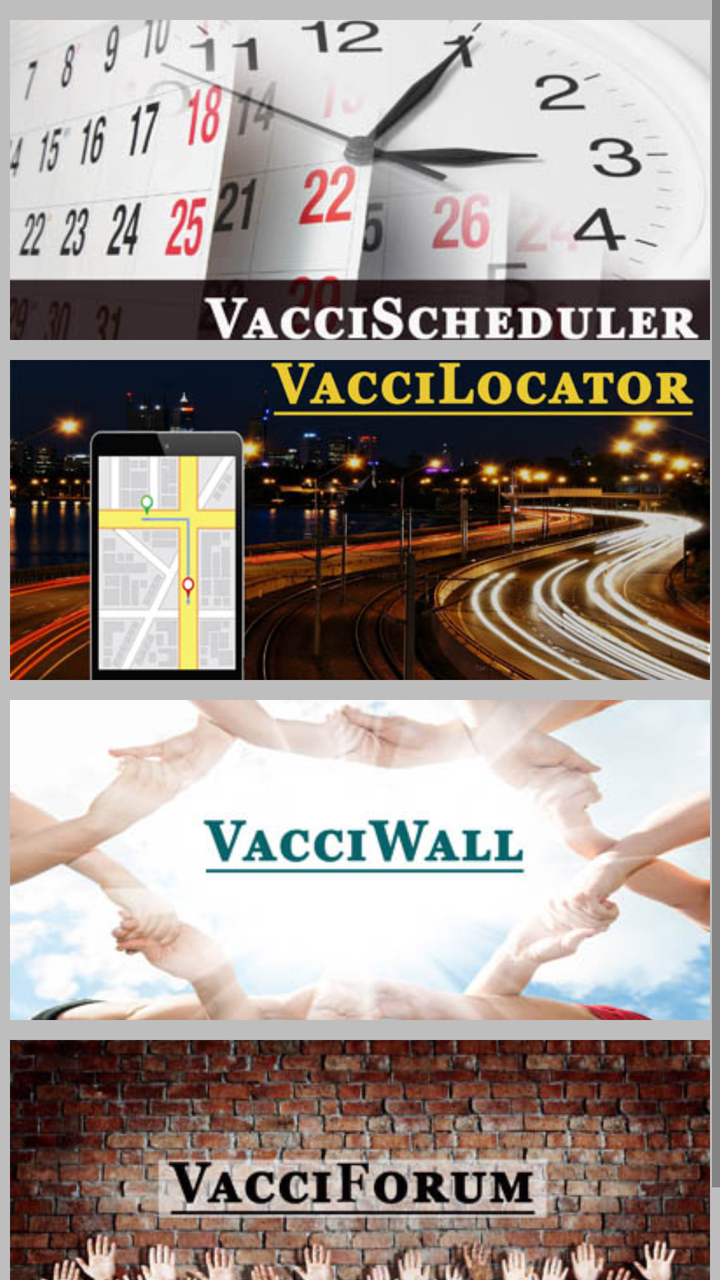
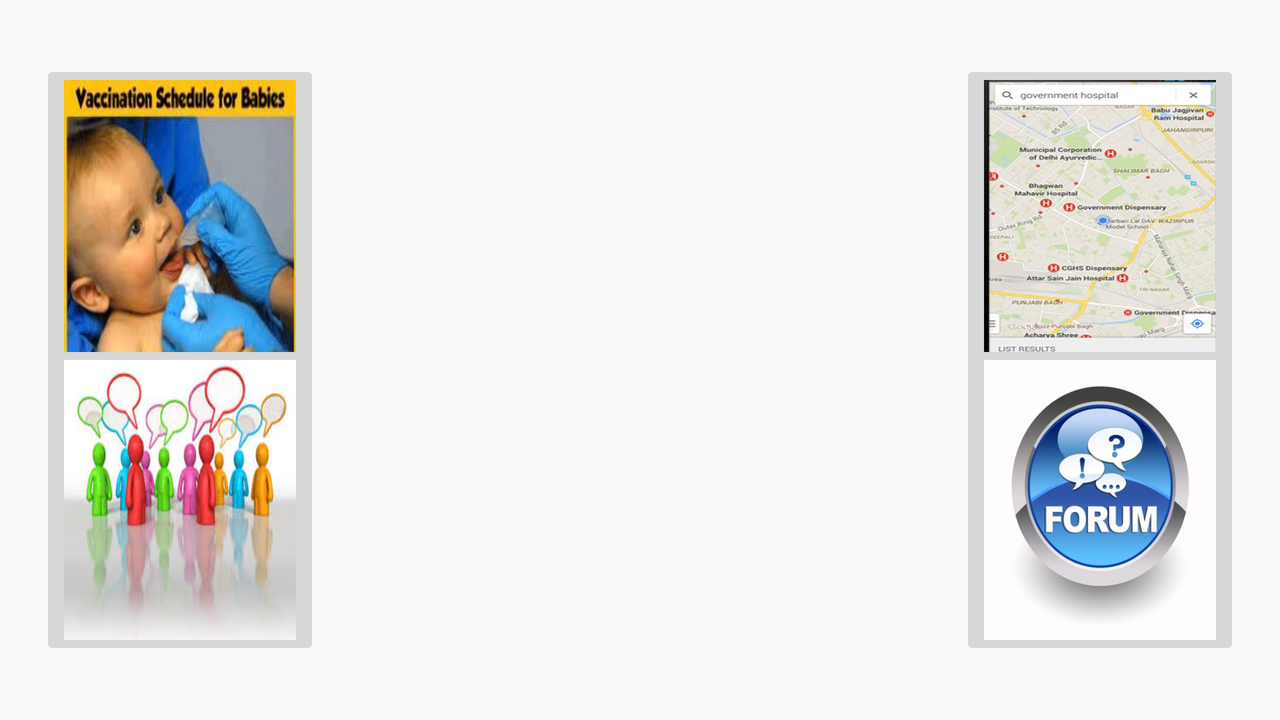

Two renders of one Android screen. The first uses the default layout on a phone; the second uses the alternative layout the repository ships for a different screen configuration, on a matching device. The two XML files are below.
<!-- AndroidManifest.xml: application theme AppTheme -->
<!-- res/layout/fragment_home_page.xml -->
<RelativeLayout xmlns:android="http://schemas.android.com/apk/res/android"
    xmlns:tools="http://schemas.android.com/tools" android:layout_width="match_parent"
    android:layout_height="match_parent" tools:context="richa.osahub.com.vaccikaranapp.HomeFragment"
    android:background="#461f1e20">


    <ScrollView
        android:layout_width="match_parent"
        android:layout_height="match_parent"
        android:id="@+id/scrollView3"
        android:fillViewport="true"
        android:layout_alignParentTop="true"
        android:layout_alignParentLeft="true"
        android:layout_alignParentStart="true">

        <LinearLayout
            android:orientation="vertical"
            android:layout_height="match_parent"
            android:layout_width="match_parent">
            <LinearLayout
                android:orientation="vertical"
                android:layout_width="match_parent"
                android:layout_height="0dp"
                android:layout_alignParentTop="true"
                android:layout_alignParentLeft="true"
                android:layout_alignParentStart="true"
                android:layout_weight="1"
                android:id="@+id/schedule"
                android:layout_marginTop="10dp"
                android:layout_marginLeft="5dp"
                android:layout_marginRight="5dp">

                <ImageView
                    android:layout_width="match_parent"
                    android:layout_height="160dp"
                    android:id="@+id/img1"
                    android:scaleType="centerCrop"
                    android:src="@drawable/finalvaccischeduler" />
              
            </LinearLayout>

            <LinearLayout
                android:orientation="vertical"
                android:layout_width="match_parent"
                android:layout_height="0dp"
                android:layout_alignParentTop="true"
                android:layout_alignParentLeft="true"
                android:layout_alignParentStart="true"
                android:layout_weight="1"
                android:id="@+id/locator"
                android:layout_marginLeft="5dp"
                android:layout_marginRight="5dp"
                android:layout_marginTop="10dp">

                <ImageView
                    android:layout_width="match_parent"
                    android:layout_height="160dp"
                    android:id="@+id/img2"
                    android:saveEnabled="false"
                    android:scaleType="centerCrop"
                    android:src="@drawable/locator1" />
              
            </LinearLayout>
            <LinearLayout
                android:orientation="vertical"
                android:layout_width="match_parent"
                android:layout_height="0dp"
                android:layout_alignParentTop="true"
                android:layout_alignParentLeft="true"
                android:layout_alignParentStart="true"
                android:layout_weight="1"
                android:id="@+id/wall"
                android:layout_marginTop="10dp"
                android:layout_marginLeft="5dp"
                android:layout_marginRight="5dp">

                <ImageView
                    android:layout_width="match_parent"
                    android:layout_height="160dp"
                    android:id="@+id/img3"
                    android:scaleType="centerCrop"
                    android:src="@drawable/vacciwall1" />
               
            </LinearLayout>
            <LinearLayout
                android:orientation="vertical"
                android:layout_width="match_parent"
                android:layout_height="0dp"
                android:layout_alignParentTop="true"
                android:layout_alignParentLeft="true"
                android:layout_alignParentStart="true"
                android:layout_weight="1"
                android:id="@+id/forum"
                android:layout_marginTop="10dp"
                android:baselineAligned="false"
                android:layout_marginRight="5dp"
                android:layout_marginLeft="5dp"
                android:layout_marginBottom="10dp">

                <ImageView
                    android:layout_width="match_parent"
                    android:layout_height="160dp"
                    android:id="@+id/img4"
                    android:scaleType="centerCrop"
                    android:src="@drawable/vacciforum" />
           
            </LinearLayout>

        </LinearLayout>
    </ScrollView>


</RelativeLayout>
<!-- resources referenced by this layout -->
<resources>
  <!-- drawable finalvaccischeduler: jpg bitmap (drawable, 39723 bytes) -->
  <!-- drawable locator1: jpg bitmap (drawable, 56997 bytes) -->
  <!-- drawable vacciforum: jpg bitmap (drawable, 50293 bytes) -->
  <!-- drawable vacciwall1: jpg bitmap (drawable, 26434 bytes) -->
  <!-- from res/values-v21/ -->
  <style name="AppTheme" parent="Theme.AppCompat.Light.DarkActionBar">
          <item name="android:colorPrimaryDark">#fe00</item>
          <item name="android:colorPrimary">#ff03</item>
  
          
      </style>
</resources>
<!-- res/layout-land/fragment_home_page.xml (the repository's variant of the layout above) -->
<!-- drawn on the phone turned sideways -->
<FrameLayout xmlns:android="http://schemas.android.com/apk/res/android"
    xmlns:tools="http://schemas.android.com/tools" android:layout_width="match_parent"
    android:layout_height="match_parent" tools:context="richa.osahub.com.vaccikaranapp.HomePage"
    >

    

    <ImageButton
        android:layout_width="140dp"
        android:layout_height="160dp"
        android:id="@+id/schedule"
        android:layout_gravity="left|top"
        android:layout_marginLeft="20dp"
        android:layout_marginTop="30dp"
        android:src="@drawable/im"
        android:scaleType="fitXY"
        android:layout_marginRight="10dp" />

    <ImageButton
        android:layout_width="140dp"
        android:layout_height="160dp"
        android:id="@+id/locator"
        android:layout_gravity="right|top"
        android:src="@drawable/locate"
        android:layout_marginLeft="20dp"
        android:layout_marginTop="30dp"
        android:layout_marginRight="20dp"
        android:scaleType="fitXY" />

    <ImageButton
        android:layout_width="140dp"
        android:layout_height="160dp"
        android:id="@+id/forum"
        android:layout_gravity="right|bottom"
        android:layout_marginRight="20dp"
        android:layout_marginBottom="30dp"
        android:layout_marginLeft="20dp"
        android:src="@drawable/forum"
        android:scaleType="fitXY"
        />

    <ImageButton
        android:layout_width="140dp"
        android:layout_height="160dp"
        android:id="@+id/wall"
        android:layout_gravity="left|bottom"
        android:layout_marginLeft="20dp"
        android:layout_marginBottom="30dp"
        android:layout_marginRight="30dp"
        android:src="@drawable/wall"
        android:scaleType="fitXY" />


</FrameLayout>
<!-- resources referenced by the variant -->
<!-- as the phone turned sideways resolves them -->
<resources>
  <!-- drawable forum: jpg bitmap (drawable, 37665 bytes) -->
  <!-- drawable im: jpg bitmap (drawable, 12444 bytes) -->
  <!-- drawable locate: jpg bitmap (drawable, 37096 bytes) -->
  <!-- drawable wall: jpg bitmap (drawable, 11249 bytes) -->
  <!-- from res/values-v21/ -->
  <style name="AppTheme" parent="Theme.AppCompat.Light.DarkActionBar">
          <item name="android:colorPrimaryDark">#fe00</item>
          <item name="android:colorPrimary">#ff03</item>
  
          
      </style>
</resources>
